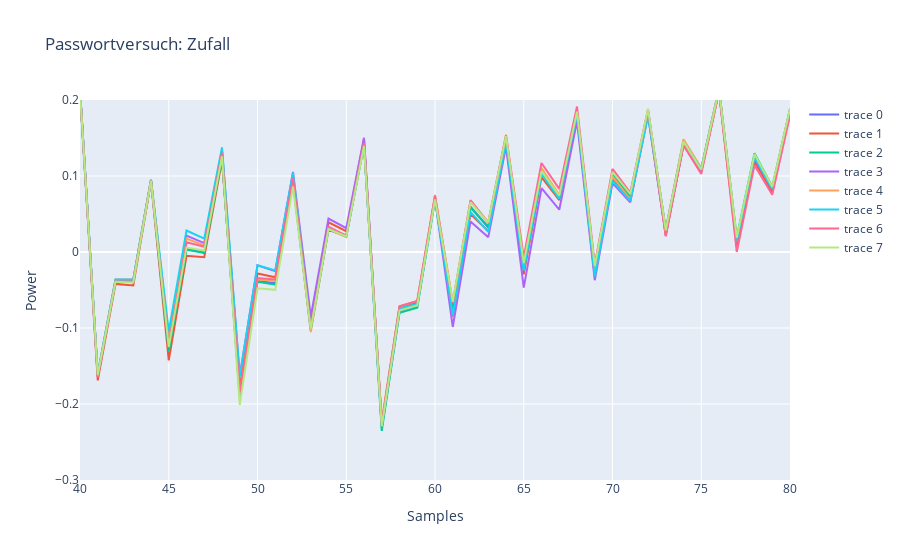

The code cell stored with this chart in its notebook:
### Code cell
data = examples.passwordcheck.capture_passwordcheck_neutral(
    name="cwxmega",
    number_of_traces=8,
    attempt=lambda: random.choices(string.ascii_lowercase.encode(), k=5),
    password=lambda: list(b'abcde'),
    number_of_samples=500,
)

fig = pgo.Figure()
for trace in data["trace"]:
    fig.add_trace(pgo.Scatter(y=trace))
# fig["data"][0]["showlegend"] = True
fig.layout.title = "Passwortversuch: Zufall"
fig.update_layout(xaxis_title="Samples", yaxis_title="Power", xaxis_range=(40, 80), yaxis_range=(-0.3, 0.2))
fig.show()

plotly.io.write_image(fig, "/home/stefan/Downloads/hackerkiste 8.png", width=1920, height=800)

data = examples.passwordcheck.capture_passwordcheck_neutral(
    name="cwxmega",
    number_of_traces=8,
    attempt=lambda: list(b'cdefg'),
    password=lambda: list(b'abcde'),
    number_of_samples=500,
)

fig = pgo.Figure()
for trace in data["trace"]:
    fig.add_trace(pgo.Scatter(y=trace))
fig.layout.title = "Passwortversuch: Immer gleich"
fig.update_layout(xaxis_title="Samples", yaxis_title="Power", xaxis_range=(40, 80), yaxis_range=(-0.3, 0.2))
fig.show()


plotly.io.write_image(fig, "/home/stefan/Downloads/hackerkiste 9.png", width=1920, height=800)

### Figure 1 — Plotly figure (JSON) as saved in the notebook; plotly's stock layout.template omitted (floating-point values rounded to 4 significant figures; data arrays with more than 128 entries replaced by an {"elided": "..."} marker saying what was removed)
{"data": [{"type": "scatter", "y": {"elided": "500 float values"}}, {"type": "scatter", "y": {"elided": "500 float values"}}, {"type": "scatter", "y": {"elided": "500 float values"}}, {"type": "scatter", "y": {"elided": "500 float values"}}, {"type": "scatter", "y": {"elided": "500 float values"}}, {"type": "scatter", "y": {"elided": "500 float values"}}, {"type": "scatter", "y": {"elided": "500 float values"}}, {"type": "scatter", "y": {"elided": "500 float values"}}], "layout": {"title": {"text": "Passwortversuch: Zufall"}, "xaxis": {"range": [40, 80], "title": {"text": "Samples"}}, "yaxis": {"range": [-0.3, 0.2], "title": {"text": "Power"}}}}
